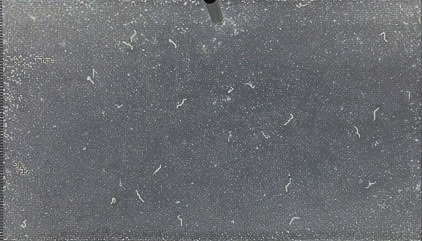
#> input picture test_images/mobile/image2.jpg, 422 x 241 px
$ python detect_count_Colored.py   (older library calls are emulated)
#> lines starting #> are read from the running program, lines starting #| are printed output that depends on the picture; after the words box and inside, x2 and y2 are one past the last pixel; in counts of white or black regions, pixels touching at a corner belong together
### snippets/write_json.py
## this file collects the data and saves them into a JSON format file

## NEW DATA FORMAT
## "worm": [ [frame_name, x,y,w,h,] , [] , ......... ]
## "non_worm" : [ [ frame_name, x,y,w,h, ] , [] , ......... ]


## Import Libraries
import json

# [12 lines left out: function create_json, not called in this run]

def create_json(file_name,list1):
        data = list1

        ##Append to Json Data
        json_data = {}
        json_data["all data"] = data

        ####For Debugging Purpose
        # print(json_data)

        dump_json(file_name,json_data)


def dump_json(file_name,json_data):
        ##Write the JSON to a file
        with open(file_name, 'w') as outfile:
                json.dump(json_data, outfile)

### snippets/detect_count_Colored.py
# import the necessary packages
import numpy as np
import imutils
import cv2
from matplotlib import pyplot as plt

import conf

import write_json

output_dir = conf.output_dir
output_dir_data = conf.output_dataSet_dir
thresh_val = conf.threshold_value

# load the image
# image_orig = cv2.imread(args["image"])

image_orig = cv2.imread("./../test_images/mobile/image2.jpg",1)
#> image_orig is the input picture: shape (241, 422, 3); mean B, G, R 112.5, 108.2, 105.8
ret,thresh1 = cv2.threshold(image_orig,thresh_val,255,cv2.THRESH_BINARY)
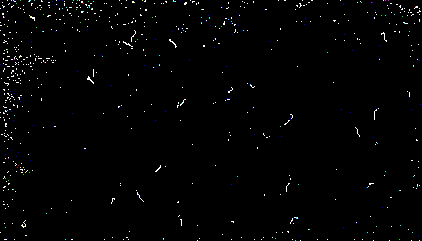
#> thresh1: shape (241, 422, 3); mean B, G, R 3.1, 2.9, 2.8
#> ret = 170

# cv2.imshow("check input",image_orig)

# dict to count colonies
counter = {}

#print (image_orig)
height_orig, width_orig = thresh1.shape[:2]
#> height_orig = 241; width_orig = 422

# output image with contours
# image_contours = thresh1.copy()
image_contours = image_orig.copy()

# DETECTING WHITE COLONIES

colors = ['white']

for color in colors:

    # copy of original image
    image_to_process = thresh1.copy()

    # initializes counter
    counter[color] = 0

    # define NumPy arrays of color boundaries (BGR vectors)
    if color == 'white':
        # invert image colors
        image_to_process = (255-image_to_process)
        lower = np.array([ 150,  150,  140])
        upper = np.array([255, 255,  255])

    # find the colors within the specified boundaries
    image_mask = cv2.inRange(image_to_process, lower, upper)

    # apply the mask
    image_res = cv2.bitwise_and(image_to_process, image_to_process, mask = image_mask)

    ## load the image, convert it to grayscale, and blur it slightly
    image_gray = cv2.cvtColor(image_res, cv2.COLOR_BGR2GRAY)

    image_gray2 = cv2.GaussianBlur(image_gray, (5, 5), 0)

    # perform edge detection, then perform a dilation + erosion to close gaps in between object edges
    image_edgedCanny = cv2.Canny(image_gray, 50, 100)

    image_edgedDilate = cv2.dilate(image_edgedCanny, None, iterations=1)

    image_edged = cv2.erode(image_edgedDilate, None, iterations=1)


    # # FOR PROPER UNDERSTANDING (UNCOMMENT THIS):---------

    # # cv2.imshow("image_mask",image_mask)
    # # cv2.imshow("image_res",image_res)
    # # cv2.imshow("img_gray",image_gray)
    # # cv2.imshow("image_gray2",image_gray2)
    # # cv2.imshow("canny",image_edgedCanny)
    # # cv2.imshow("dilate",image_edgedDilate)
    # # cv2.imshow("erode",image_edged)

    # titles = ['image_mask','image_res','img_gray','imag_gray2','canny','dilate','erode']
    # images = [image_mask,image_res,image_gray,image_gray2,image_edgedCanny,image_edgedDilate,image_edged]

    # output_image_counter=0

    # for i in range(7):

    #     output_image_counter += 1
    #     # new_file_name = str(output_dir) + "out_image_" + str(output_image_counter) + ".png"
    #     new_file_name = str(output_dir) + str(titles[i]) + ".png"
    #     # print(new_file_name)

    #     plt.subplot(2,4,i+1),
    #     plt.imshow(images[i],'gray')
    #     plt.title(titles[i])
    #     plt.xticks([]),plt.yticks([])


    # plt.show()

    # plt.savefig("oprations_on_colored_img.png")
        # cv2.imwrite('localsa.png', images[i])
    #------------------


    # find contours in the edge map
    cnts, _ = cv2.findContours(image_edged.copy(), cv2.RETR_TREE, cv2.CHAIN_APPROX_SIMPLE)
    # cnts = cnts[0] if imutils.is_cv2() else cnts[1]

    #This list is the list of list consisting the name of frame and the 4 parameters of each rectangle i.e. x, y, w, h
    rectangle_data = []
    # loop over the contours individually

    i=1     # to change the name of the data-sets.

    for c in cnts:

        # if the contour is not sufficiently large, ignore it
        if ((cv2.contourArea(c) > 135)) :
            continue
        #  ontourArea(contours[i]);
        # compute the Convex Hull of the contour
        hull = cv2.convexHull(c)
        if color == 'white':
            # prints contours in green color
            # cv2.drawContours(image_contours,[hull],0,(0,255,0),1)

            x,y,w,h = cv2.boundingRect(c)

            # [4 lines of commented-out code are left out]

            cnt_data = []
            cnt_data.append("frame_name") ## this has to be modified
            cnt_data.append(x)
            cnt_data.append(y)
            cnt_data.append(w)
            cnt_data.append(h)
            cv2.rectangle(image_contours,(x,y),(x+w,y+h),(0,255,245),1)    # drawing pure rectangle contour.

            ## Take the above 4 values and make a list of them. set the name of frame as frame_i and then the json file shall be named as that of the frame. Also frame image has also be saved separately
            rectangle_data.append(cnt_data)


        counter[color] += 1
        #cv2.putText(image_contours, "{:.0f}".format(cv2.contourArea(c)), (int(hull[0][0][0]), int(hull[0][0][1])), cv2.FONT_HERSHEY_SIMPLEX, 0.65, (255, 255, 255), 2)

    # Print the number of colonies of each color
    print("{} {} colonies".format(counter[color],color))
#> this loop made 1 pass
#> pass 1, `image_to_process = (255-image_to_process)`:
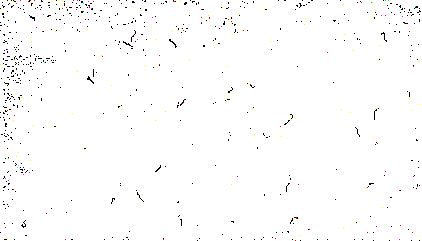
#> image_to_process: shape (241, 422, 3); mean B, G, R 251.9, 252.1, 252.2
#> pass 1, `image_mask = cv2.inRange(image_to_process, lower, upper)`:
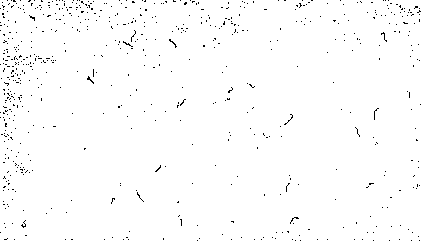
#> image_mask: shape (241, 422); 98.7% white; black in thin lines or dots
#> pass 1, `image_gray2 = cv2.GaussianBlur(image_gray, (5, 5), 0)`:
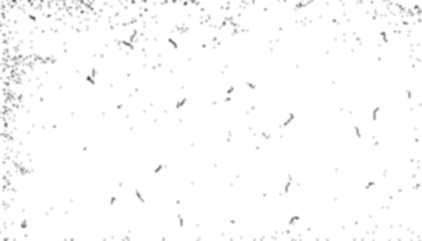
#> image_gray2: shape (241, 422); min 65, max 255, mean 251.8
#> after the loop:
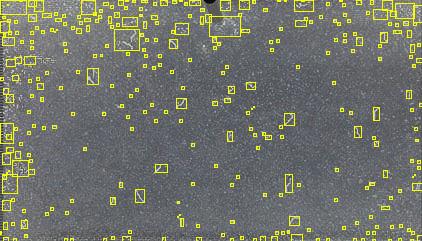
#> image_contours: shape (241, 422, 3); 5.3% of pixels changed, all inside (x1, y1, x2, y2) = (0, 0, 422, 241)
#> after the loop:
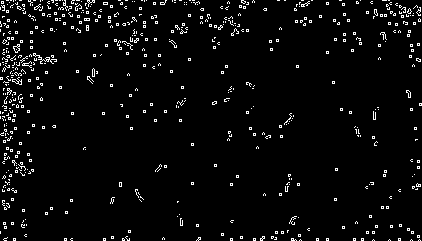
#> image_edgedCanny: shape (241, 422); 3.9% white in thin lines or dots
#> after the loop:
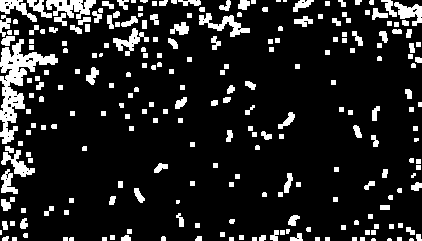
#> image_edgedDilate: shape (241, 422); 13.2% white; 242 white regions (15 under 20 px), largest, box (x1, y1, x2, y2) and area: (0, 39, 58, 144) 1927, (46, 0, 96, 19) 551, (199, 13, 250, 37) 446
#> after the loop, counter = {'white': 316}

# # Writes the output image
# cv2.imwrite(args["output"],image_contours)


###Now send the data rectangle_data to a function where it will be stored as json file on the disk.
##Call a function in a separate python file and save the json.
# print(rectangle_data) ##working
write_json.create_json("tempfile",rectangle_data)
#> in create_json, `data = list1`: data = 316 items, first 6: ['frame_name', 410, 239, 3, 2], ['frame_name', 388, 239, 3, 2], ['frame_name', 372, 239, 3, 2], ['frame_name', 398, 238, 3, 3], ['frame_name', 361, 238, 3, 3], ['frame_name', 353, 238, 3, 3]


cv2.imwrite("./../output/countAreaColored(upto-135).png",image_contours)

# Also shows the result image
cv2.imshow('Result_image',image_contours)
cv2.waitKey(0)
cv2.destroyAllWindows()
